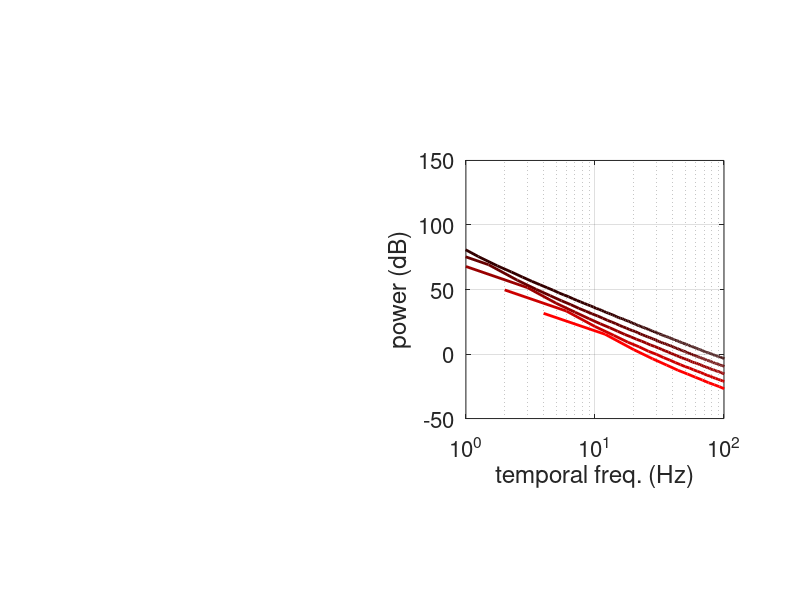

Recreate this plot in MATLAB.
function TestStitching
% test to see if using a longer eye motion trace in time will change power
% spectra...
% hint, it does not, except for the change in overal energy, which is
% expected.

close all;
clc;

isPlotTime = 0;

% iterations
N = 5000;

% define temporal parameters
T = fliplr([1/8 1/4 1/2 1 2]); % seconds 
Fs = 512; % Hz
D = 100; % arcmin^2/sec diffusion constant;

figure('units','normalized','outerposition',[-0.6750   -0.2000    0.6750    0.5000]);
for i=1:length(T)

    FW = zeros(1,round(T(i)*Fs));

    try
        for iter=1:N
            % simulate eye motion
            [W, t, dt] = SimulateEyeMovements(T(i),Fs,D);

            % take fft
            tempFW = 2*abs(fftshift(fft(W)));
            FW = FW + tempFW.^2;

            if isPlotTime
                subplot(1,2,1)
                plot(t, W,'-','LineWidth',2,'Color',[1 0 0]*i/length(T));
                hold on;
                ylabel('position (deg)');
                xlabel('time (sec)');
                set(gca,'fontsize',16,'yscale','linear','xscale','linear');
                grid on;
                axis square;

            end
        end
    catch err
        rethrow(err);
    end

    % take average
    tf = (1/dt) * linspace(-.5, .5, T(i)*Fs);
    FW = FW / N;

    
    
    subplot(1,2,2)
    plot(tf, 20*log10(FW),'-','LineWidth',2,'Color',[1 0 0]*i/length(T));
    hold on;
    ylabel('power (dB)');
    xlabel('temporal freq. (Hz)');
    set(gca,'fontsize',16,'yscale','linear','xscale','log');
    xlim([1 100])
    grid on;
    axis square;
    
    
end








function [W, t, dt] = SimulateEyeMovements(T,Fs,D)

% Definition of variables
if nargin<2
    T = 1;  % second
    Fs = 512; % number of samples per second
end

diffusion = D/3600; % deg^2/sec
nsamples = 1; % indicates the number of instances of Brownian motion 
t = linspace(0,T, T*Fs); % time array for plotting
dt = diff(t(1:2));

% Standard Brownian motion (with correlation)
dW = sqrt(2*diffusion*dt) * randn(nsamples,length(t)-1); 
W = [zeros(nsamples,1) cumsum(dW,2)];




